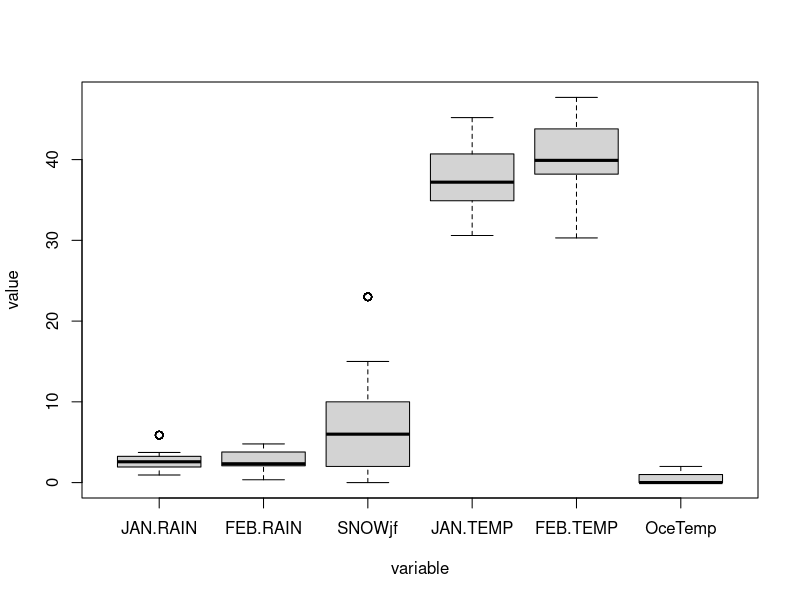

Write R code to recreate this figure.
# read dataset
#install.packages("readxl")
#install.packages("writexl")
library(readxl)

#Loading the datasets
total <- read_excel("bootdataCBloom4_24.xlsx")

h_train <- read_excel("h_train.xlsx")
head(h_train)

h_test <- read_excel("h_test.xlsx")
head(h_test)

#Installing package for melt
library(reshape2)

# Remove target variable
temp_total <- subset(total, select = -c(PEAK))
melt_total <- melt(temp_total)

# Draw boxplot (variable measured on different scale, therefore this is meaningless)
boxplot(data = melt_total, value ~ variable)
